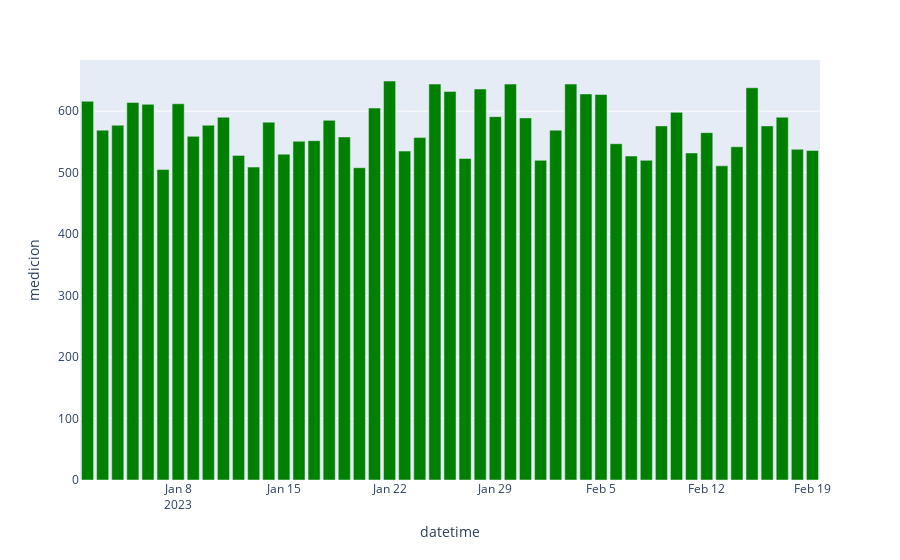

The notebook cell this image was saved under:
### Code cell
fig = px.bar(df_temp, x='datetime', y='medicion')
fig.update_traces(marker_color='green')
fig.show()

### Figure 1 — Plotly figure (JSON) as saved in the notebook; plotly's stock layout.template omitted (floating-point values rounded to 4 significant figures)
{"data": [{"alignmentgroup": "True", "hovertemplate": "datetime=%{x}<br>medicion=%{y}<extra></extra>", "legendgroup": "", "marker": {"color": "green", "pattern": {"shape": ""}}, "name": "", "offsetgroup": "", "orientation": "v", "showlegend": false, "textposition": "auto", "type": "bar", "x": ["2023-02-19T00:00:00", "2023-02-18T00:00:00", "2023-02-17T00:00:00", "2023-02-16T00:00:00", "2023-02-15T00:00:00", "2023-02-14T00:00:00", "2023-02-13T00:00:00", "2023-02-12T00:00:00", "2023-02-11T00:00:00", "2023-02-10T00:00:00", "2023-02-09T00:00:00", "2023-02-08T00:00:00", "2023-02-07T00:00:00", "2023-02-06T00:00:00", "2023-02-05T00:00:00", "2023-02-04T00:00:00", "2023-02-03T00:00:00", "2023-02-02T00:00:00", "2023-02-01T00:00:00", "2023-01-31T00:00:00", "2023-01-30T00:00:00", "2023-01-29T00:00:00", "2023-01-28T00:00:00", "2023-01-27T00:00:00", "2023-01-26T00:00:00", "2023-01-25T00:00:00", "2023-01-24T00:00:00", "2023-01-23T00:00:00", "2023-01-22T00:00:00", "2023-01-21T00:00:00", "2023-01-20T00:00:00", "2023-01-19T00:00:00", "2023-01-18T00:00:00", "2023-01-17T00:00:00", "2023-01-16T00:00:00", "2023-01-15T00:00:00", "2023-01-14T00:00:00", "2023-01-13T00:00:00", "2023-01-12T00:00:00", "2023-01-11T00:00:00", "2023-01-10T00:00:00", "2023-01-09T00:00:00", "2023-01-08T00:00:00", "2023-01-07T00:00:00", "2023-01-06T00:00:00", "2023-01-05T00:00:00", "2023-01-04T00:00:00", "2023-01-03T00:00:00", "2023-01-02T00:00:00"], "xaxis": "x", "y": [536, 538, 590, 576, 638, 542, 511, 565, 532, 598, 576, 520, 527, 547, 627, 628, 644, 569, 520, 589, 644, 591, 636, 523, 632, 644, 557, 535, 649, 605, 508, 558, 585, 552, 551, 530, 582, 509, 528, 590, 577, 559, 612, 505, 611, 614, 577, 569, 616], "yaxis": "y"}], "layout": {"barmode": "relative", "legend": {"tracegroupgap": 0}, "margin": {"t": 60}, "xaxis": {"anchor": "y", "domain": [0, 1], "title": {"text": "datetime"}}, "yaxis": {"anchor": "x", "domain": [0, 1], "title": {"text": "medicion"}}}}
